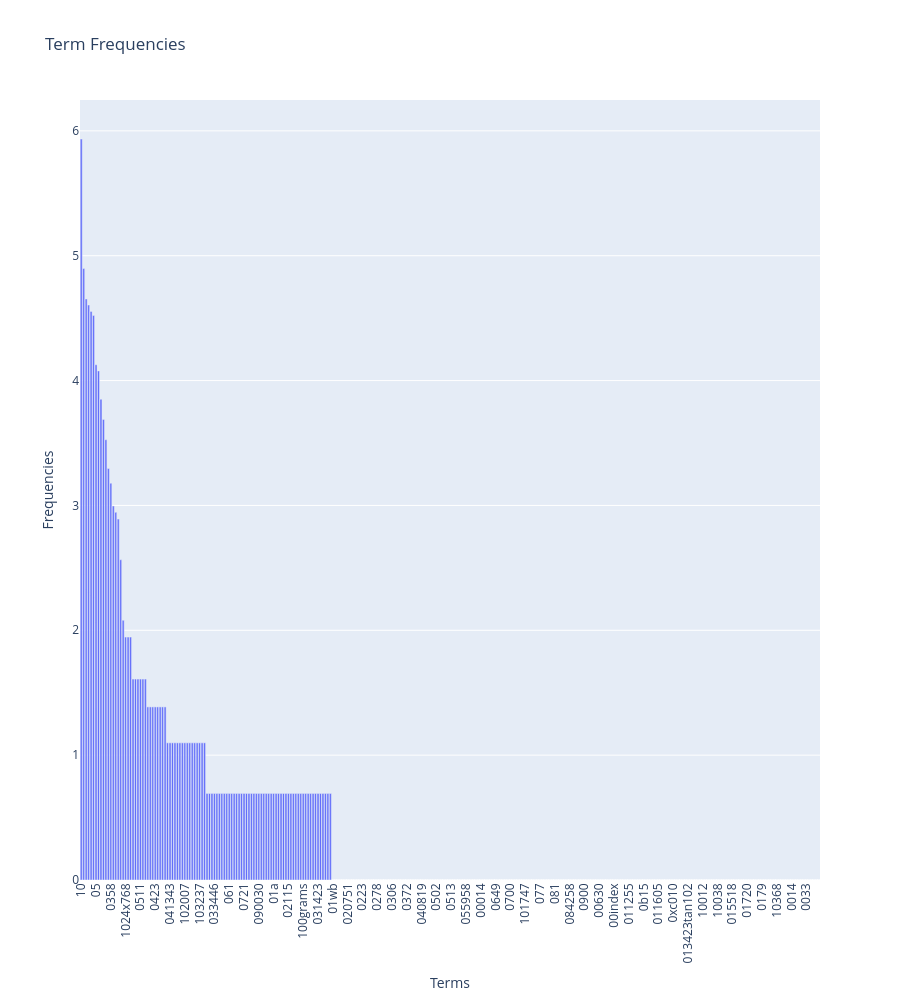

This figure's notebook cell:
### Markdown cell above
### >>> **Exercise 15 (take home):** 
You can copy the code from the previous exercise and change the 'term_frequencies' variable for the 'term_frequencies_log', comment about the differences that you observe and talk about other possible insights that we can get from a log distribution.

### Code cell
# Answer here
#compute the term frequency
data ={
    'x':count_vect.get_feature_names_out()[:300],
    'y':term_frequencies_log[:300]
}


#build dataframe
df = pd.DataFrame(data).sort_values("y", ascending=False)

#plot bar chart
fig = px.bar(df, 
             x =  'x', y = 'y',
             title="Term Frequencies")      

fig.update_layout(xaxis_title = 'Terms',yaxis_title = 'Frequencies',height=1000,xaxis_tickangle = -90)
fig.show()

### Figure 1 — Plotly figure (JSON) as saved in the notebook; plotly's stock layout.template omitted (floating-point values rounded to 4 significant figures; data arrays with more than 128 entries replaced by an {"elided": "..."} marker saying what was removed)
{"data": [{"hovertemplate": "x=%{x}<br>y=%{y}<extra></extra>", "legendgroup": "", "marker": {"color": "#636efa", "pattern": {"shape": ""}}, "name": "", "orientation": "v", "showlegend": false, "textposition": "auto", "type": "bar", "x": {"elided": "300 str values"}, "xaxis": "x", "y": {"elided": "300 float values"}, "yaxis": "y"}], "layout": {"barmode": "relative", "height": 1000, "legend": {"tracegroupgap": 0}, "title": {"text": "Term Frequencies"}, "xaxis": {"anchor": "y", "domain": [0, 1], "tickangle": -90, "title": {"text": "Terms"}}, "yaxis": {"anchor": "x", "domain": [0, 1], "title": {"text": "Frequencies"}}}}
